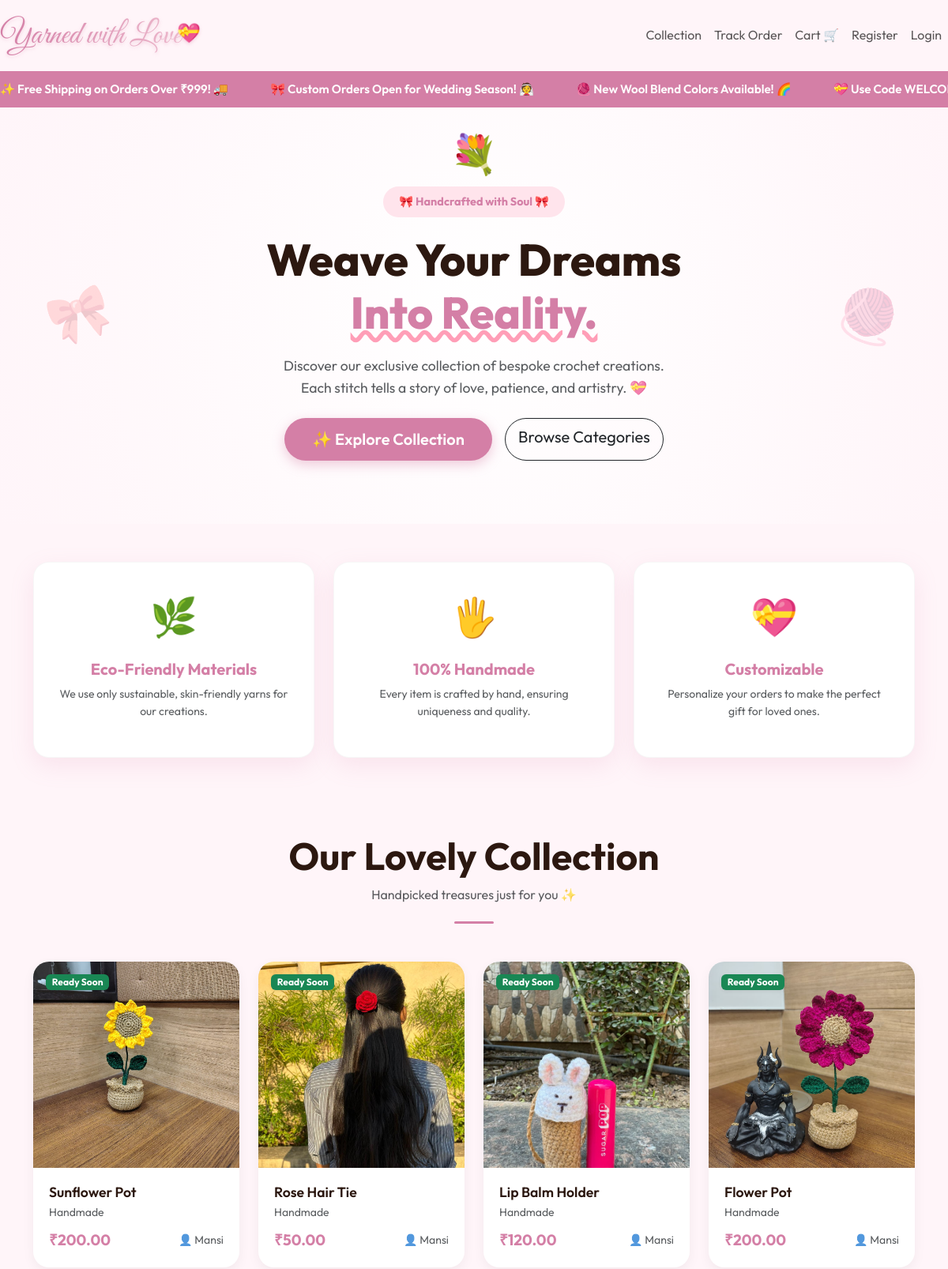
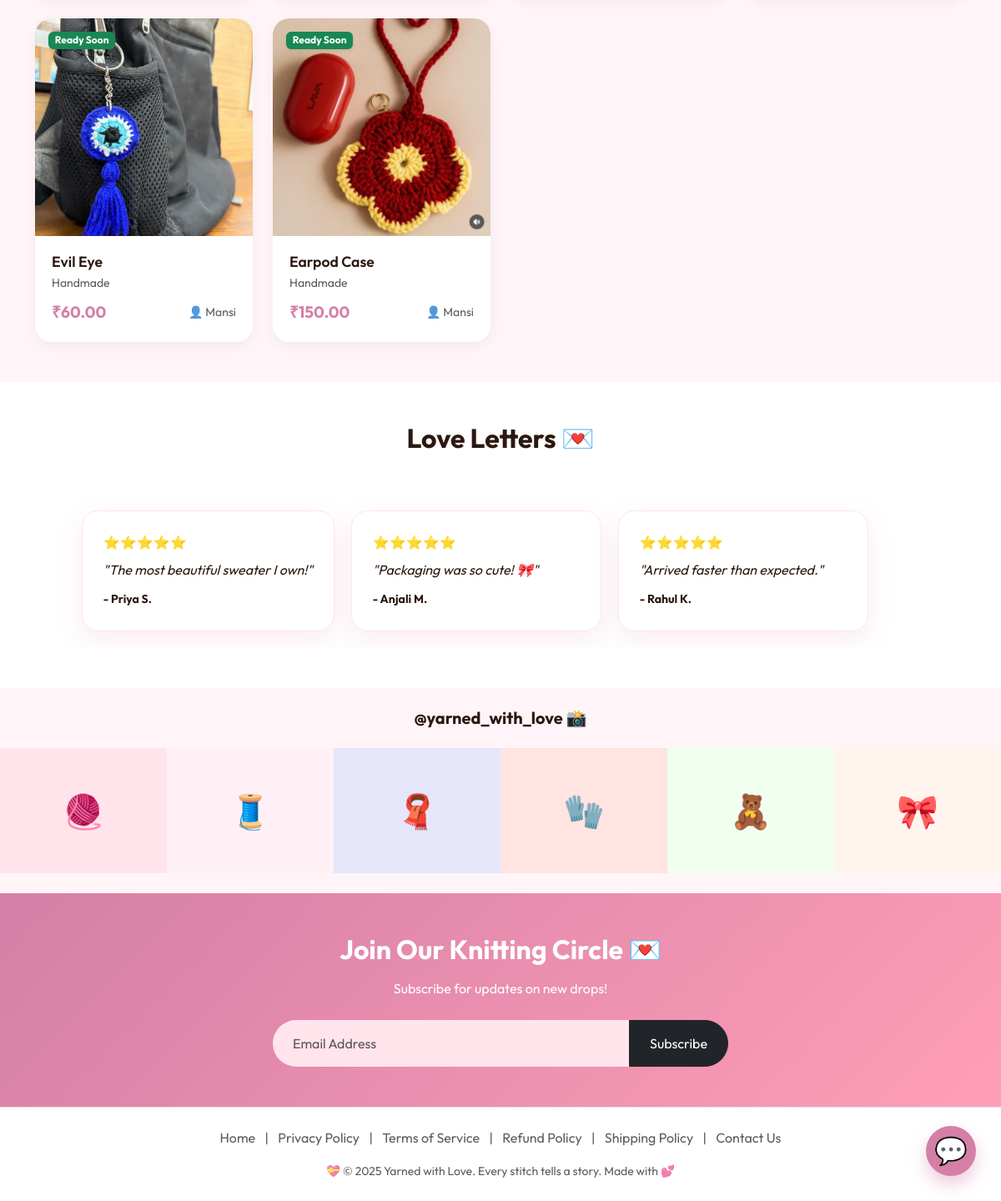
The page / on the database its author committed (2 pictures, top to bottom).
### store/models.py (models this page shows, shortened)
class Product(models.Model):
    artisan = models.ForeignKey(settings.AUTH_USER_MODEL, on_delete=models.CASCADE, related_name='products')
    category = models.ForeignKey(Category, on_delete=models.SET_NULL, null=True, blank=True)
    name = models.CharField(max_length=200)
    description = models.TextField()
    price = models.DecimalField(max_digits=10, decimal_places=2, validators=[MinValueValidator(0.01)])
    mrp = models.DecimalField(max_digits=10, decimal_places=2, null=True, blank=True, help_text="Maximum Retail Price (for discount display)")
    image = models.ImageField(upload_to='products/', blank=True, null=True)
    short_description = models.TextField(blank=True, help_text="Short intro for the product page")
    key_features = models.TextField(blank=True, help_text="Enter each feature on a new line")
    care_instructions = models.TextField(blank=True, help_text="Enter each instruction on a new line")
    specifications = models.TextField(blank=True, help_text="Comma-separated specs (e.g. 'Size: Small, Material: Cotton')")
    is_returnable = models.BooleanField(default=False, help_text="Is this item eligible for return?")
    estimated_days_to_complete = models.PositiveIntegerField(default=7, validators=[MinValueValidator(1)], help_text="Estimated days to make this item")
    is_active = models.BooleanField(default=True, help_text="Uncheck to hide this product")
    created_at = models.DateTimeField(auto_now_add=True)
    updated_at = models.DateTimeField(auto_now=True)
    class Meta:
        ordering = ['-created_at']
        indexes = [
            models.Index(fields=['artisan', '-created_at']),
            models.Index(fields=['category', '-created_at']),
            models.Index(fields=['is_active']),
        ]

class Category(models.Model):
    name = models.CharField(max_length=100)
    slug = models.SlugField(unique=True)
    class Meta:
        verbose_name_plural = "Categories"
        ordering = ['name']

### store/views.py (the view)
# urls.py: path('', views.product_list, name='product_list'),
@require_http_methods(["GET"])
def product_list(request):
    query = request.GET.get('q', '')
    category = request.GET.get('category', '')
    products = Product.objects.filter(is_active=True).select_related('artisan', 'category')
    if query:
        products = products.filter(Q(name__icontains=query) | Q(description__icontains=query))
    if category:
        products = products.filter(category__slug=category)
    categories = Category.objects.all()
    return render(request, 'store/product_list.html', {
        'products': products,
        'query': query,
        'categories': categories
    })

### templates/store/product_list.html (shortened to what this page needs)
{% extends 'base.html' %}
{% load static %}
{% block content %}
<div class="marquee-container">
    <div class="marquee-content">
        <span>✨ Free Shipping on Orders Over ₹999! 🚚</span>
        <span>🎀 Custom Orders Open for Wedding Season! 👰</span>
        <span>🧶 New Wool Blend Colors Available! 🌈</span>
        <span>💝 Use Code WELCOME10 for 10% Off! 🎁</span>
    </div>
</div>
<section class="hero-section-new">
    <div class="hero-flower-top">💐</div>
    <div class="container position-relative z-2">
        <div class="row align-items-center justify-content-center text-center">
            <div class="col-lg-8 animate-fade-up">
                <span class="hero-badge">🎀 Handcrafted with Soul 🎀</span>
                <h1 class="hero-title-new">Weave Your Dreams <br><em>Into Reality.</em></h1>
                <p class="hero-subtitle mx-auto text-muted mb-4" style="max-width: 600px; font-size: 1.1rem;">
                    Discover our exclusive collection of bespoke crochet creations. <br>
                    Each stitch tells a story of love, patience, and artistry. 💝
                </p>
                <div class="d-flex justify-content-center gap-3">
                    <a href="#collection" class="btn btn-main btn-lg">✨ Explore Collection</a>
                    <a href="#categories" class="btn btn-outline-dark btn-lg rounded-pill">Browse Categories</a>
                </div>
            </div>
        </div>
    </div>
    <div class="hero-decoration-left">🎀</div>
    <div class="hero-decoration-right">🧶</div>
</section>
<section class="py-5">
    <div class="container">
        <div class="row g-4 text-center">
            <div class="col-md-4">
                <div class="feature-card">
                    <div style="font-size: 3rem; margin-bottom: 1rem;">🌿</div>
                    <h3 class="h5 fw-bold" style="color: var(--primary-color);">Eco-Friendly Materials</h3>
                    <p class="text-muted small">We use only sustainable, skin-friendly yarns for our creations.</p>
                </div>
            </div>
            <div class="col-md-4">
                <div class="feature-card">
                    <div style="font-size: 3rem; margin-bottom: 1rem;">🖐️</div>
                    <h3 class="h5 fw-bold" style="color: var(--primary-color);">100% Handmade</h3>
                    <p class="text-muted small">Every item is crafted by hand, ensuring uniqueness and quality.</p>
                </div>
            </div>
            <div class="col-md-4">
                <div class="feature-card">
                    <div style="font-size: 3rem; margin-bottom: 1rem;">💝</div>
                    <h3 class="h5 fw-bold" style="color: var(--primary-color);">Customizable</h3>
                    <p class="text-muted small">Personalize your orders to make the perfect gift for loved ones.</p>
                </div>
            </div>
        </div>
    </div>
</section>
<section id="collection" class="py-5">
    <div class="container">
        <div class="text-center mb-5">
            {% if query %}
            <h2 class="display-5 fw-bold" style="color: var(--text-dark);">Search Results for "{{ query }}"</h2>
            <a href="{% url 'product_list' %}" class="btn btn-sm btn-outline-dark mt-2">Clear Search</a>
            {% else %}
            <h2 class="display-5 fw-bold" style="color: var(--text-dark);">Our Lovely Collection</h2>
            <p class="text-muted">Handpicked treasures just for you ✨</p>
            {% endif %}
            <div class="section-divider"></div>
        </div>
        <div class="row g-4">
            {% for product in products %}
            <div class="col-6 col-md-4 col-lg-3">
                <a href="{% url 'product_detail' product.pk %}" class="product-card">
                    <div class="product-img-wrapper">
                        {% if product.image %}
                        <img src="{{ product.image.url }}" class="product-img" alt="{{ product.name }}">
                        {% else %}
                        <div class="product-img d-flex align-items-center justify-content-center text-muted">No Image
                        </div>
                        {% endif %}
                        {% if product.estimated_days_to_complete <= 3 %} <span
                            class="badge bg-success position-absolute top-0 start-0 m-3 shadow-sm">Ready Soon</span>
                            {% endif %}
                    </div>
                    <div class="product-info">
                        <h3 class="product-title mb-1" style="font-size: 1.1rem; font-weight: 600;">{{ product.name }}
                        </h3>
                        <p class="text-muted small mb-2">{{ product.category.name|default:"General" }}</p>
                        <div class="d-flex justify-content-between align-items-center">
                            <span class="product-price">₹{{ product.price }}</span>
                            <small class="text-muted">👤 Mansi</small>
                        </div>
                    </div>
                </a>
            </div>
            {% empty %}
            <div class="col-12 text-center py-5">
                <div style="font-size: 4rem; opacity: 0.5;">🧶</div>
                <h3>No products found.</h3>
            </div>
            {% endfor %}
        </div>
    </div>
</section>
<section class="py-5 bg-white">
    <div class="container">
        <div class="text-center mb-5">
            <h2 class="fw-bold">Love Letters 💌</h2>
        </div>
        <div class="testimonial-scroller">
            <div class="testimonial-card">
                <div class="mb-2">⭐⭐⭐⭐⭐</div>
                <p class="mb-2 fst-italic">"The most beautiful sweater I own!"</p>
                <small class="fw-bold">- Priya S.</small>
            </div>
            <div class="testimonial-card">
                <div class="mb-2">⭐⭐⭐⭐⭐</div>
                <p class="mb-2 fst-italic">"Packaging was so cute! 🎀"</p>
                <small class="fw-bold">- Anjali M.</small>
            </div>
            <div class="testimonial-card">
                <div class="mb-2">⭐⭐⭐⭐⭐</div>
                <p class="mb-2 fst-italic">"Arrived faster than expected."</p>
                <small class="fw-bold">- Rahul K.</small>
            </div>
        </div>
    </div>
</section>
<section class="py-4">
    <div class="container-fluid p-0">
        <div class="text-center mb-4">
            <h5 class="fw-bold">@yarned_with_love 📸</h5>
        </div>
        <div class="insta-grid">
            <div class="insta-item" style="background-color: #ffe4ec;">🧶</div>
            <div class="insta-item" style="background-color: #fff0f5;">🧵</div>
            <div class="insta-item" style="background-color: #e6e6fa;">🧣</div>
            <div class="insta-item" style="background-color: #ffe4e1;">🧤</div>
            <div class="insta-item" style="background-color: #f0fff0;">🧸</div>
            <div class="insta-item" style="background-color: #fff5ee;">🎀</div>
        </div>
    </div>
</section>
<section class="py-5"
    style="background: linear-gradient(135deg, var(--primary-color), var(--secondary-color)); color: white;">
    <div class="container text-center">
        <h2 class="fw-bold mb-3">Join Our Knitting Circle 💌</h2>
        <p class="mb-4">Subscribe for updates on new drops!</p>
        <div class="row justify-content-center">
            <div class="col-md-6">
                <form action="{% url 'subscribe' %}" method="POST">
                    <div class="input-group">
                        <input type="email" name="email" class="form-control border-0 rounded-start-pill py-3 px-4"
                            placeholder="Email Address" required>
                        <button type="submit" class="btn btn-dark rounded-end-pill px-4">Subscribe</button>
                    </div>
                </form>
            </div>
        </div>
    </div>
</section>
<a href="#" class="floating-chat-btn">💬</a>
{% endblock %}

### static/css/style.css (style rules this page uses)
:root { --primary-color: #d47fa6; --secondary-color: #ff9eb7; --bg-light: #fff5f9; --text-dark: #2c1810; --white: #ffffff; --shadow: 0 10px 30px rgba(212, 127, 166, 0.15); }
body { font-family: 'Outfit', sans-serif; color: var(--text-dark); background-color: var(--bg-light); margin: 0; line-height: 1.6; }
a { text-decoration: none; color: inherit; transition: 0.3s; }
.section-divider { width: 50px; height: 3px; background: var(--primary-color); margin: 20px auto; border-radius: 2px; }
.marquee-container { background: var(--primary-color); color: white; padding: 10px 0; overflow: hidden; white-space: nowrap; position: relative; z-index: 100; }
.marquee-content { display: inline-block; animation: marquee 25s linear infinite; }
.marquee-content span { display: inline-block; padding-right: 50px; font-weight: 600; font-size: 0.95rem; }
.hero-section-new { padding: 100px 0 80px; text-align: center; position: relative; overflow: hidden; background: radial-gradient(circle at center, #ffffff 0%, #fff5f9 100%); }
.hero-title-new { font-size: 3.5rem; font-weight: 800; color: var(--text-dark); margin-bottom: 20px; line-height: 1.2; }
.hero-title-new em { color: var(--primary-color); font-style: normal; text-decoration: underline wavy var(--secondary-color); }
.hero-badge { background: #ffe4ec; color: var(--primary-color); padding: 8px 20px; border-radius: 50px; font-weight: 700; font-size: 0.9rem; display: inline-block; margin-bottom: 20px; }
.hero-flower-top { position: absolute; top: 20px; left: 50%; transform: translateX(-50%); font-size: 3rem; animation: float 3s ease-in-out infinite; }
.hero-decoration-left { position: absolute; left: 5%; top: 40%; font-size: 4rem; opacity: 0.2; transform: rotate(-20deg); }
.hero-decoration-right { position: absolute; right: 5%; top: 40%; font-size: 4rem; opacity: 0.2; transform: rotate(20deg); }
.btn-main { background: var(--primary-color); color: white; padding: 12px 35px; border-radius: 50px; font-weight: 600; box-shadow: 0 5px 15px rgba(212, 127, 166, 0.4); border: none; }
.feature-card { background: white; padding: 30px; border-radius: 20px; box-shadow: var(--shadow); transition: 0.3s; border: 1px solid rgba(0, 0, 0, 0.03); height: 100%; }
.product-card { display: block; background: white; border-radius: 20px; overflow: hidden; box-shadow: 0 5px 15px rgba(0, 0, 0, 0.05); transition: 0.3s; height: 100%; text-decoration: none; color: inherit; }
.product-img-wrapper { position: relative; padding-top: 100%; background: #f8f8f8; }
.product-img { position: absolute; top: 0; left: 0; width: 100%; height: 100%; object-fit: cover; }
.product-info { padding: 20px; }
.product-price { font-size: 1.2rem; font-weight: 700; color: var(--primary-color); }
.testimonial-scroller { display: flex; overflow-x: auto; gap: 20px; padding: 20px 5%; scroll-snap-type: x mandatory; scrollbar-width: none; }
.testimonial-card { min-width: 300px; background: white; padding: 25px; border-radius: 20px; box-shadow: var(--shadow); scroll-snap-align: center; border: 1px solid #ffe4ec; }
.insta-grid { display: grid; grid-template-columns: repeat(6, 1fr); }
.insta-item { height: 150px; display: flex; align-items: center; justify-content: center; font-size: 2.5rem; transition: 0.3s; }
.floating-chat-btn { position: fixed; bottom: 30px; right: 30px; width: 60px; height: 60px; background: var(--primary-color); border-radius: 50%; display: flex; align-items: center; justify-content: center; color: white; font-size: 2rem; box-shadow: 0 10px 20px rgba(212, 127, 166, 0.4); z-index: 999; }
.animate-fade-up { animation: fadeUp 1s ease-out; }
.form-control { background-color: #ffe4ec !important; border: 1px solid var(--secondary-color); color: var(--text-dark); }

### rows shown on the page
Product: image (picture), estimated_days_to_complete "Ready Soon", name "Sunflower Pot", category.name "Handmade", price "200.00"
Product: image (picture), estimated_days_to_complete "Ready Soon", name "Rose Hair Tie", category.name "Handmade", price "50.00"
Product: image (picture), estimated_days_to_complete "Ready Soon", name "Lip Balm Holder", category.name "Handmade", price "120.00"
Product: image (picture), estimated_days_to_complete "Ready Soon", name "Flower Pot", category.name "Handmade", price "200.00"
Product: image (picture), estimated_days_to_complete "Ready Soon", name "Evil Eye", category.name "Handmade", price "60.00"
Product: image (picture), estimated_days_to_complete "Ready Soon", name "Earpod Case", category.name "Handmade", price "150.00"
